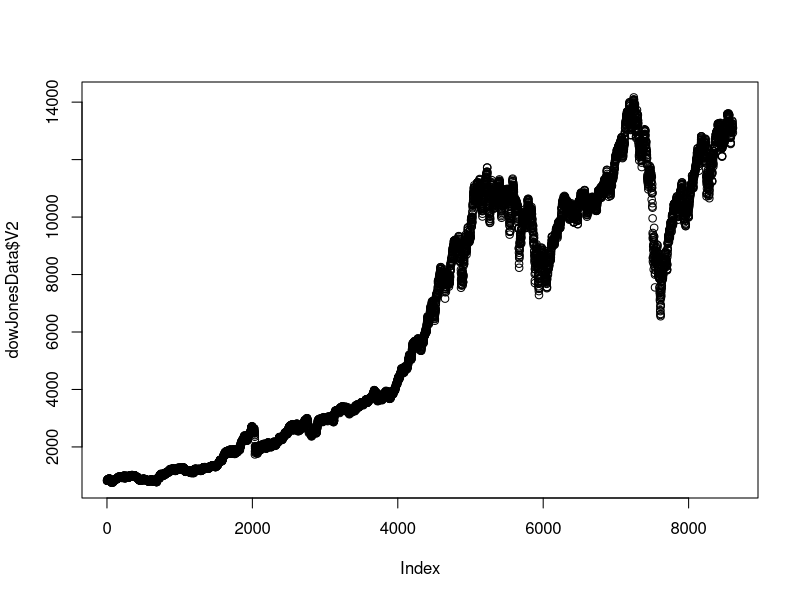

Write the R code that produced this figure.
{

  rm(list=ls()); # cleans out the Environment every time the code is executed
  options(show.error.locations = TRUE); # show the line number of errors in the Console
  
  weatherData = read.csv(file="data/twoWeekWeatherData.csv", # path to file
                         sep=",",                   # values are separated by commas
                         header=TRUE,               # there is a header row
                         stringsAsFactors = FALSE); # for people using R 3.X

  #A)
  appSeq = seq(from=13, to=-7, by=-4);
  #C)
  #1.
  precipitation = weatherData$precipitation;
  lowTemps = weatherData$lowTemp;
  #2.
  precipitation4a=precipitation[4];
  precipitation4b=weatherData$precipitation[4];
  precipitation4c=weatherData[4, "precipitation"];
  #3.
  lowTempsValues = lowTemps[c(1,5,9,12)];
  #4.
  precipitationLast5 = precipitation[14:10];
  #5.
  lowTemp12To6 = lowTemps[12:6];
  #6.
  precipitationFirst3Last3 = c(precipitation[1:3],precipitation[14:12]);
  #D)
  precipitationCm = precipitation[1:14] * 2.54;
  
  #E)
  dowJonesData = read.csv(file="data/DowJones1980_2012.csv",
                         sep=" ",                   
                         header=FALSE,               
                         stringsAsFactors = FALSE); 
  
  plot(dowJonesData$V2);
  
  #What was your level of comfort with the lesson/application?
  # Was definitely more challenging but in a good way
  #What areas of the lesson/application confused or still confuses you?
  #Nothing
  #What are some things you would like to know more about that is related to, but not covered in, this lesson?
  #Nothing I can think of
  
}

